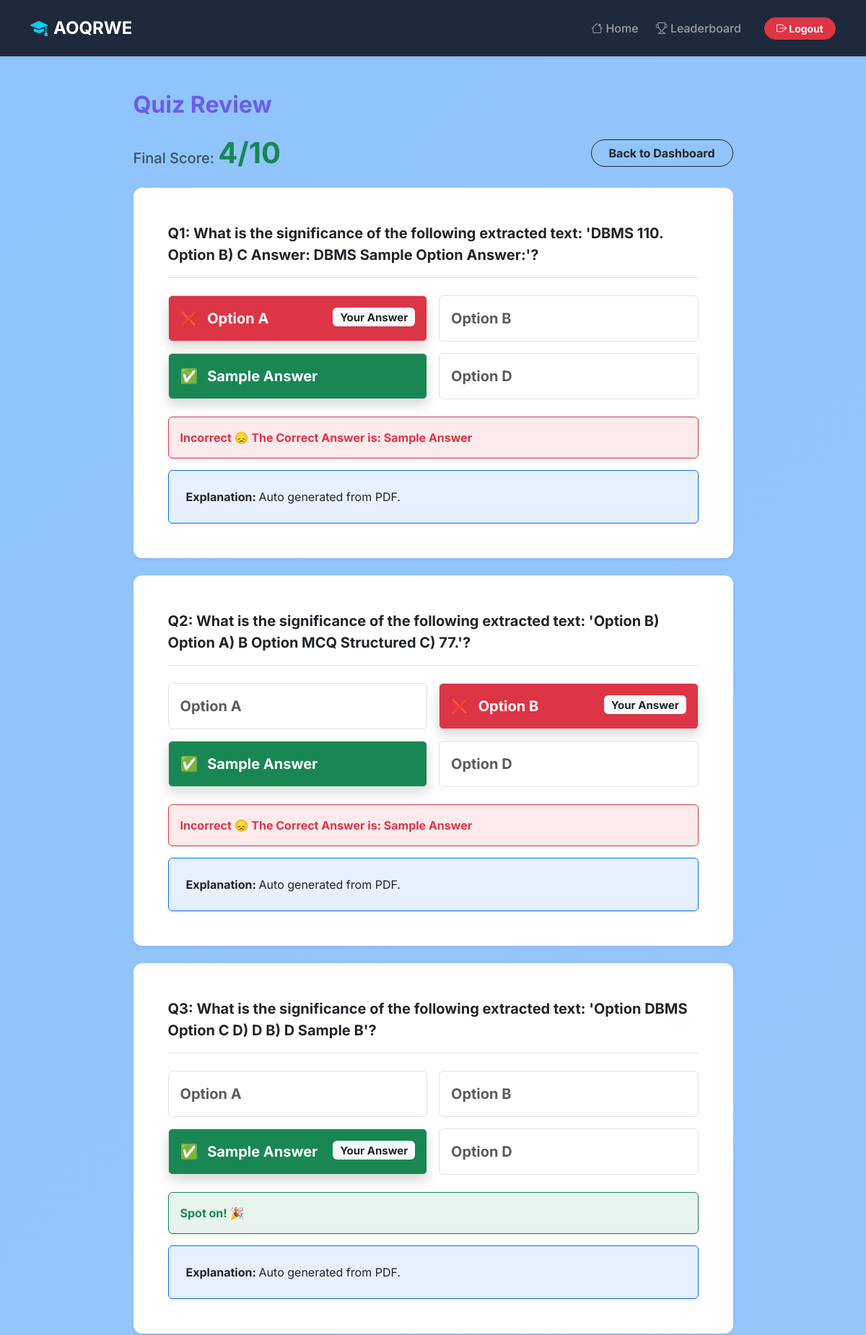
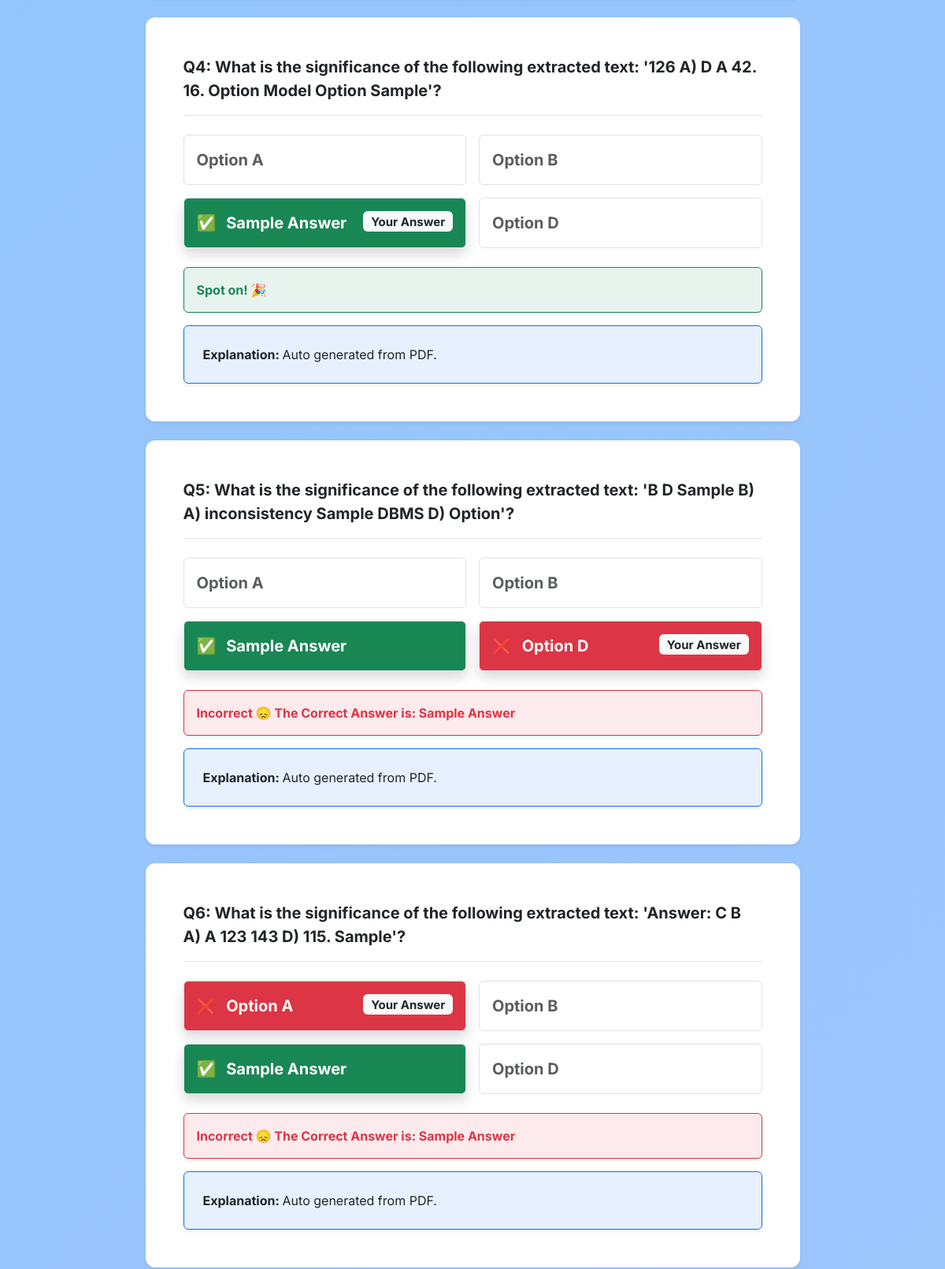
Screenshot of /review/1 (signed in, upper part) with the database file from the repository (2 pictures, top to bottom).
### tables this page shows
CREATE TABLE results (
            id INTEGER PRIMARY KEY AUTOINCREMENT,
            student_name TEXT NOT NULL,
            subject_id INTEGER NOT NULL,
            score INTEGER NOT NULL,
            total INTEGER NOT NULL,
            percentage REAL NOT NULL,
            grade TEXT NOT NULL,
            exam_date DATETIME NOT NULL,
            user_answers TEXT,
            FOREIGN KEY (subject_id) REFERENCES subjects (id)
        );

CREATE TABLE questions (
            id INTEGER PRIMARY KEY AUTOINCREMENT,
            subject_id INTEGER NOT NULL,
            question TEXT NOT NULL,
            option1 TEXT NOT NULL,
            option2 TEXT NOT NULL,
            option3 TEXT NOT NULL,
            option4 TEXT NOT NULL,
            answer TEXT NOT NULL,
            explanation TEXT,
            FOREIGN KEY (subject_id) REFERENCES subjects (id)
        );

### app.py (the view)
@app.route('/review/<int:result_id>')
def review(result_id):
    if 'student' not in session and 'admin' not in session: return redirect(url_for('login', role='user'))
    conn = get_db_connection()
    res = conn.execute("SELECT * FROM results WHERE id=?", (result_id,)).fetchone()
    if not res:
        conn.close()
        return redirect(url_for('quiz_intro'))
    subject_id = res['subject_id']
    user_answers = json.loads(res['user_answers'])
    questions = conn.execute("SELECT * FROM questions WHERE subject_id=?", (subject_id,)).fetchall()
    conn.close()
    review_data = []
    for q in questions:
        q_id = str(q['id'])
        u_ans = user_answers.get(q_id, "Not Answered")
        review_data.append({
            'question': q['question'],
            'options': [q['option1'], q['option2'], q['option3'], q['option4']],
            'correct': q['answer'],
            'user': u_ans,
            'is_correct': u_ans == q['answer'],
            'explanation': q['explanation']
        })
    return render_template('review.html', review_data=review_data, result=dict(res))

### app.py (called while the page is built)
def get_db_connection():
    conn = sqlite3.connect('quiz_app.db')
    conn.row_factory = sqlite3.Row
    return conn

### templates/review.html
{% extends "base.html" %}
{% block content %}
<div class="row justify-content-center fade-in">
    <div class="col-md-9 mt-4 mb-5">
        <h2 class="fw-bold mb-4" style="color: #6c5ce7;">Quiz Review</h2>
        <div class="mb-4 d-flex justify-content-between align-items-center">
            <h5 class="text-muted m-0">Final Score: <span class="fw-bold text-success display-6">{{ result.score }}/{{ result.total }}</span></h5>
            <a href="{{ url_for('quiz_intro') }}" class="btn btn-outline-dark rounded-pill fw-bold px-4">Back to Dashboard</a>
        </div>
        {% for item in review_data %}
        <div class="card glass-card shadow-sm border-0 mb-4 p-5">
            <h5 class="fw-bold mb-4 pb-3 border-bottom text-dark lh-base">Q{{ loop.index }}: {{ item.question }}</h5>
            <div class="row g-3">
                {% for opt in item.options %}
                    <div class="col-md-6">
                        <div class="p-3 border rounded fw-bold fs-5
                            {% if opt == item.correct %} bg-success text-white shadow
                            {% elif opt == item.user and not item.is_correct %} bg-danger text-white shadow
                            {% else %} bg-white text-muted
                            {% endif %}">
                            {% if opt == item.correct %}
                                <span class="me-2">✅</span>
                            {% elif opt == item.user and not item.is_correct %}
                                <span class="me-2">❌</span>
                            {% endif %}
                            {{ opt }}
                            {% if opt == item.user %}
                                <span class="ms-2 badge bg-light text-dark float-end">Your Answer</span>
                            {% endif %}
                        </div>
                    </div>
                {% endfor %}
            </div>
            {% if not item.is_correct and item.user != "Not Answered" %}
            <div class="mt-4 p-3 bg-danger bg-opacity-10 rounded text-danger fw-bold border border-danger shadow-sm">
                Incorrect 😞 The Correct Answer is: {{ item.correct }}
            </div>
            {% elif item.user == "Not Answered" %}
            <div class="mt-4 p-3 bg-secondary bg-opacity-10 rounded text-secondary fw-bold border border-secondary shadow-sm">
                You didn't answer this question. The Correct Answer is: {{ item.correct }}
            </div>
            {% else %}
            <div class="mt-4 p-3 bg-success bg-opacity-10 rounded text-success fw-bold border border-success shadow-sm">
                Spot on! 🎉
            </div>
            {% endif %}
            {% if item.explanation %}
            <div class="mt-3 p-4 bg-primary bg-opacity-10 border border-primary rounded shadow-sm text-dark">
                <strong>Explanation: </strong> {{ item.explanation }}
            </div>
            {% endif %}
        </div>
        {% endfor %}
    </div>
</div>
{% endblock %}

### static/css/style.css (style rules this page uses)
body { background: linear-gradient(-45deg, #e0c3fc, #8ec5fc); background-size: 400% 400%; animation: gradientBG 15s ease infinite; font-family: 'Inter', sans-serif; color: #333; min-height: 100vh; }
.fade-in { animation: fadeIn 0.8s ease-in-out; }
.glass-card { background: rgba(255, 255, 255, 0.85); border-radius: 16px; box-shadow: 0 8px 32px rgba(0, 0, 0, 0.1); backdrop-filter: blur(10px); -webkit-backdrop-filter: blur(10px); border: 1px solid rgba(255, 255, 255, 0.4); }

### templates/base.html (style rules this page uses)
body { font-family: 'Inter', sans-serif; background-color: #f8fafc; color: #0f172a; }
.glass-card { background: #ffffff; border-radius: 12px; box-shadow: 0 4px 6px -1px rgba(0, 0, 0, 0.1), 0 2px 4px -1px rgba(0, 0, 0, 0.06); border: 1px solid #e2e8f0; }

### rows the page displays
results: score "4", total "10"
questions: question "What is the significance of the following extracted text: 'DBMS 110. Option B) C Answer: DBMS Sample Option Answer:'?", option1 "Option A", shows "Your Answer", option2 "Option B", option3 "Sample Answer", option4 "Option D", correct "Sample Answer", explanation "Auto generated from PDF."
questions: question "What is the significance of the following extracted text: 'Option B) Option A) B Option MCQ Structured C) 77.'?", option1 "Option A", option2 "Option B", shows "Your Answer", option3 "Sample Answer", option4 "Option D", correct "Sample Answer", explanation "Auto generated from PDF."
questions: question "What is the significance of the following extracted text: 'Option DBMS Option C D) D B) D Sample B'?", option1 "Option A", option2 "Option B", option3 "Sample Answer", shows "Your Answer", option4 "Option D", shows "Spot on! 🎉", explanation "Auto generated from PDF."
questions: question "What is the significance of the following extracted text: '126 A) D A 42. 16. Option Model Option Sample'?", option1 "Option A", option2 "Option B", option3 "Sample Answer", shows "Your Answer", option4 "Option D", shows "Spot on! 🎉", explanation "Auto generated from PDF."
questions: question "What is the significance of the following extracted text: 'B D Sample B) A) inconsistency Sample DBMS D) Option'?", option1 "Option A", option2 "Option B", option3 "Sample Answer", option4 "Option D", shows "Your Answer", correct "Sample Answer", explanation "Auto generated from PDF."
questions: question "What is the significance of the following extracted text: 'Answer: C B A) A 123 143 D) 115. Sample'?", option1 "Option A", shows "Your Answer", option2 "Option B", option3 "Sample Answer", option4 "Option D", correct "Sample Answer", explanation "Auto generated from PDF."
